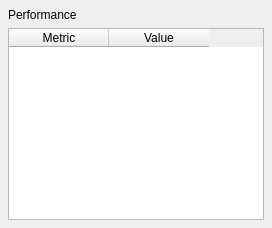
<?xml version="1.0" encoding="UTF-8"?>
<ui version="4.0">
 <class>AgentPerformanceTab</class>
 <widget class="QWidget" name="agentPerformanceTab">
  <layout class="QVBoxLayout" name="mainLayout">
   <property name="leftMargin"><number>8</number></property>
   <property name="topMargin"><number>8</number></property>
   <property name="rightMargin"><number>8</number></property>
   <property name="bottomMargin"><number>8</number></property>
   <property name="spacing"><number>6</number></property>
   <item>
    <widget class="QLabel" name="panelTitle">
     <property name="text"><string>Performance</string></property>
    </widget>
   </item>
   <item>
    <widget class="QTableWidget" name="performanceTable">
     <column><property name="text"><string>Metric</string></property></column>
     <column><property name="text"><string>Value</string></property></column>
    </widget>
   </item>
  </layout>
 </widget>
 <layoutdefault spacing="6" margin="11"/>
 <resources/>
 <connections/>
</ui>
